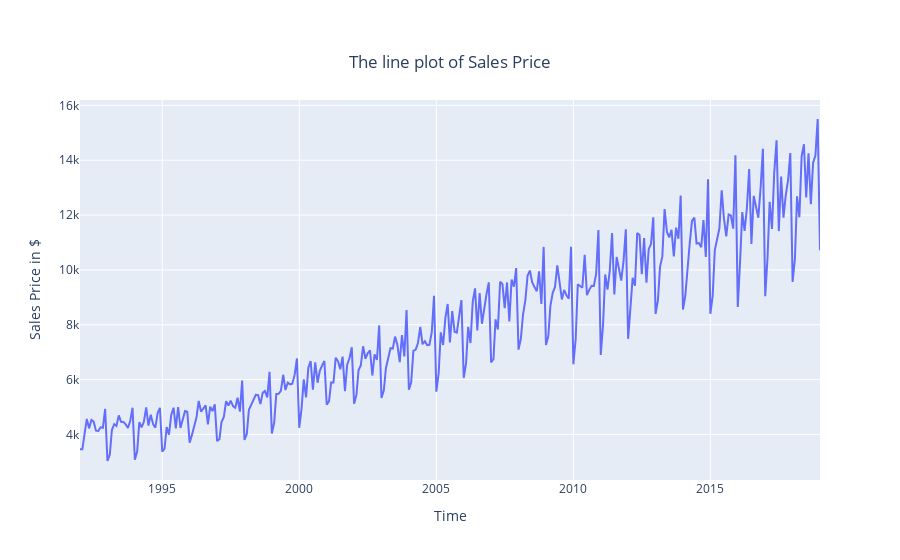

Notebook code cell kept with this figure:
### Code cell
trace0 = go.Scatter(x=df.index, y=df.Sales_price, name='Sales_price')
layout = dict(title={'text': "The line plot of Sales Price",'y':0.9,'x':0.5,'xanchor': 'center','yanchor': 'top'},
              xaxis = dict(title = 'Time'),
              yaxis = dict(title = 'Sales Price in $')
            )
data = [trace0]

fig = go.Figure(data = data, layout = layout)

fig.update_layout(legend=dict(
    yanchor="top",
    y=0.99,
    xanchor="left",
    x=0.01
))

fig.show()

### Figure 1 — Plotly figure (JSON) as saved in the notebook; plotly's stock layout.template omitted (floating-point values rounded to 4 significant figures; data arrays with more than 128 entries replaced by an {"elided": "..."} marker saying what was removed)
{"data": [{"name": "Sales_price", "type": "scatter", "x": {"elided": "325 str values"}, "y": {"elided": "325 int values"}}], "layout": {"legend": {"x": 0.01, "xanchor": "left", "y": 0.99, "yanchor": "top"}, "title": {"text": "The line plot of Sales Price", "x": 0.5, "xanchor": "center", "y": 0.9, "yanchor": "top"}, "xaxis": {"title": {"text": "Time"}}, "yaxis": {"title": {"text": "Sales Price in $"}}}}
